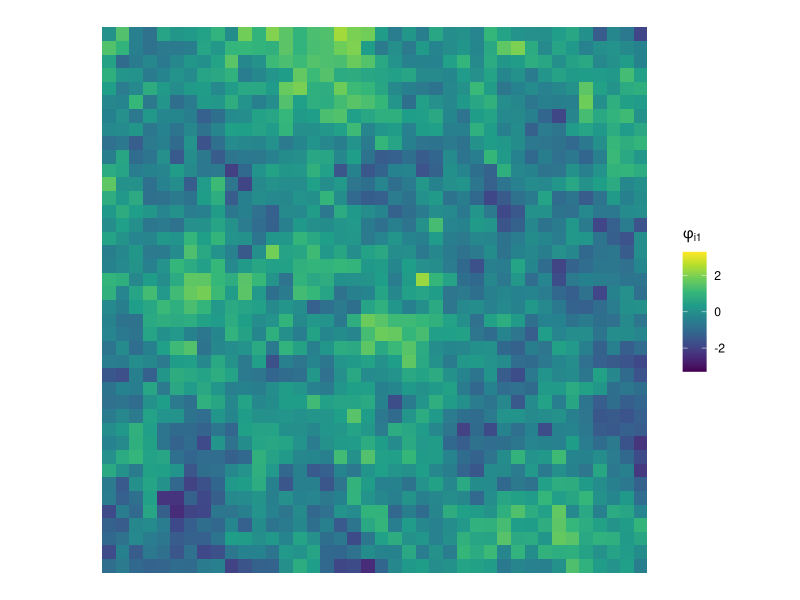
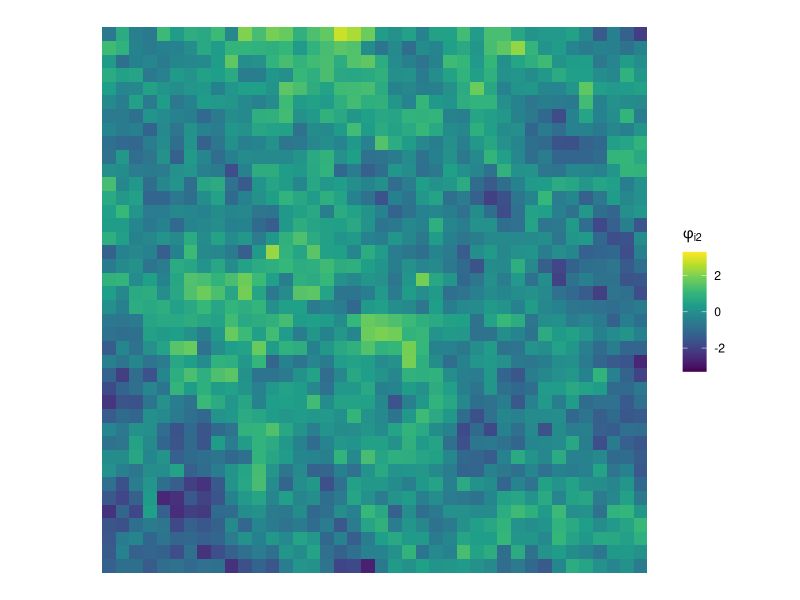

These figures' R source, in order:
## ---- chunk 1
#| label: load-packages
#| output: false
#| code-summary: "Code: Load the packages"

library(tidyverse)
library(igraph)
library(viridis)
## ---- chunk 2
set.seed(831)

# specify spatial domain
n <- 40^2
spat_domain <- expand.grid(x = 1:sqrt(n), y = 1:sqrt(n))
spat_domain$label <- 1:n

spat_domain_g <- make_lattice(c(sqrt(n),sqrt(n)), mutual = TRUE)
W <- as_adjacency_matrix(spat_domain_g, sparse=0)
D <- diag(rowSums(W))

# specify parameters
p <- 2
Lambda <- matrix(c(1, 0.9,
                   0.9, 1), byrow = T, ncol = p)
rho <- 0.99

# construct precision matrix for join dist of phi
inv_Sigma <- kronecker((D-rho*W), solve(Lambda))

# sample from joint dist of phi (technique borrowed for precision matrices)
spat_phi <- backsolve(chol(inv_Sigma), rnorm(n*p))

# inverse vectorize phi  
spat_phi <- matrix(spat_phi, byrow = T, ncol = p)

# assign values to spatial data set
spat_domain$phi1 <- spat_phi[,1]
spat_domain$phi2 <- spat_phi[,2]

## ---- chunk 3
#| label: fig-phi1
#| fig-align: "center"
#| fig-cap: "Plot of..."

ggplot(spat_domain) +
  geom_tile(aes(x, y, fill=phi1)) +
  labs(fill = bquote(phi[i1])) +
  scale_y_reverse() +
  scale_fill_gradientn(colors = viridis(10), limits = c(-3.3,3.3)) +
  coord_fixed() + 
  theme_void()

## ---- chunk 4
#| label: fig-phi2
#| fig-align: "center"
#| fig-cap: "Plot of ..."


ggplot(spat_domain) +
  geom_tile(aes(x, y, fill=phi2)) +
  labs(fill = bquote(phi[i2])) +
  scale_y_reverse() +
  scale_fill_gradientn(colors = viridis(10), limits = c(-3.3,3.3)) +
  coord_fixed() + 
  theme_void()
